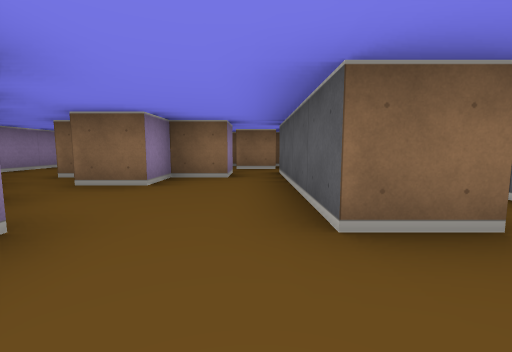
[1] (above)

16 first-person views from a walk through a cub3D maze. The camera is about half as high as the walls, tilts 6° down and sees 90° across. The floor is counted in squares. Each view is taken from the middle of a square. On the plan, view 1 faces up. The plan holds only what a view shows up to about 9 squares ahead; the rest is blank.

[2]
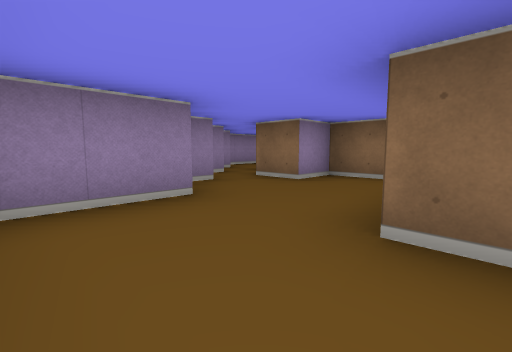

[3]
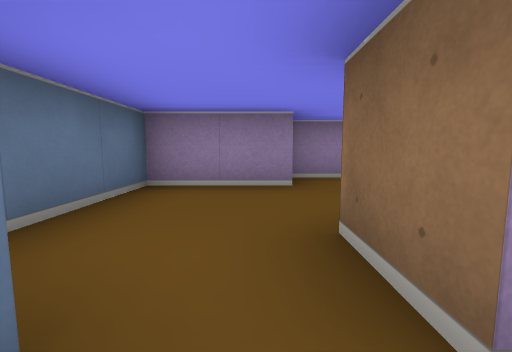

[4]
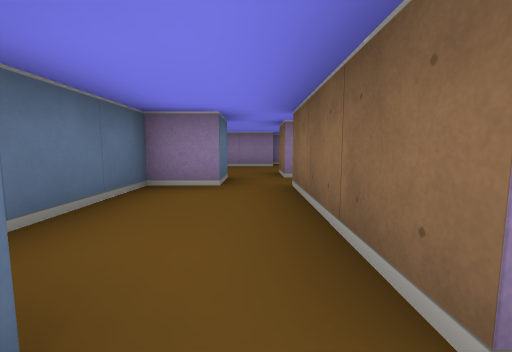

[5]
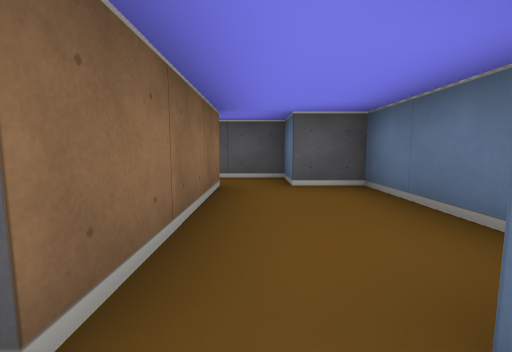

[6]
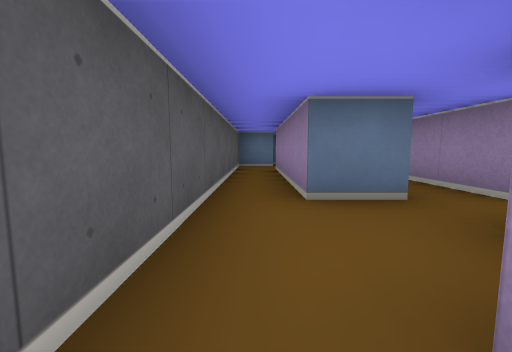

[7]
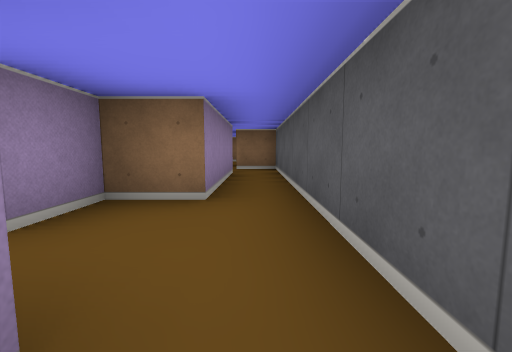

[8]
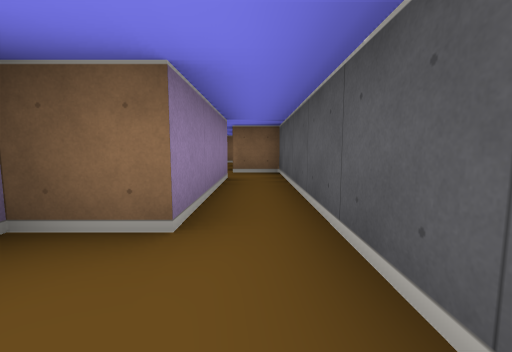

[9]
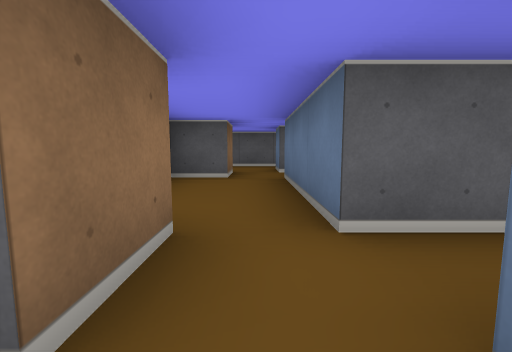

[10]
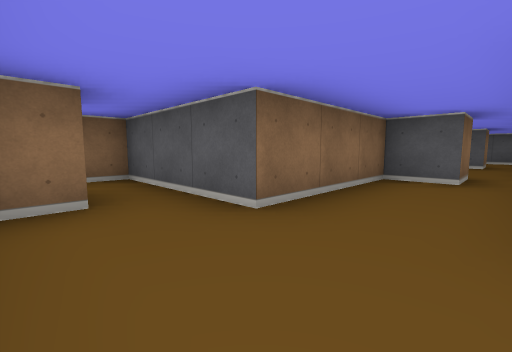

[11]
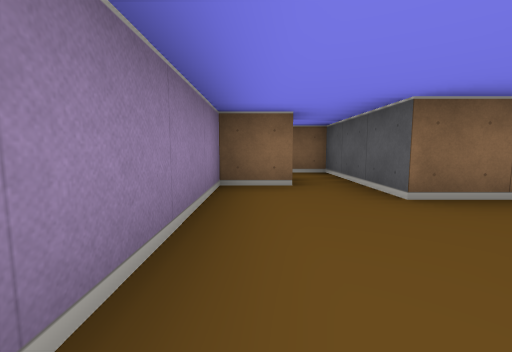

[12]
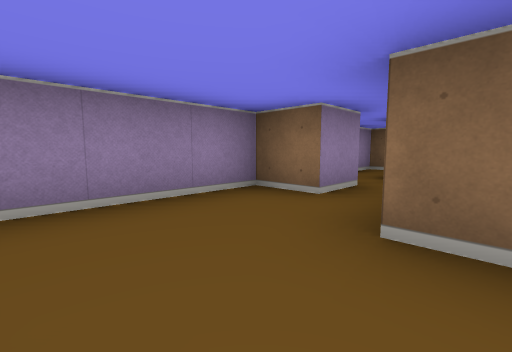

[13]
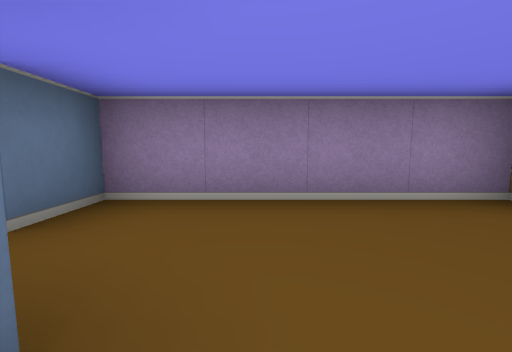

[14]
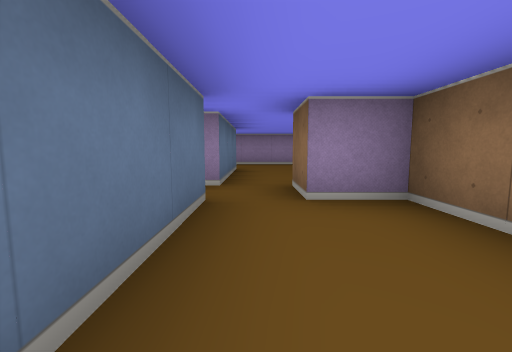

[15]
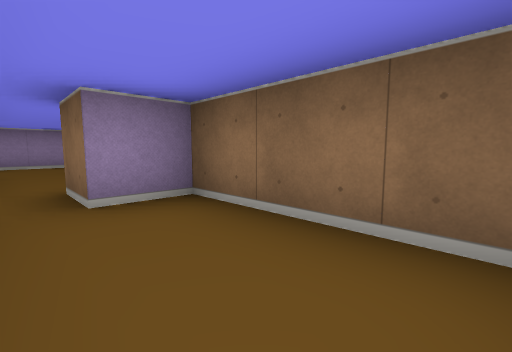

[16]
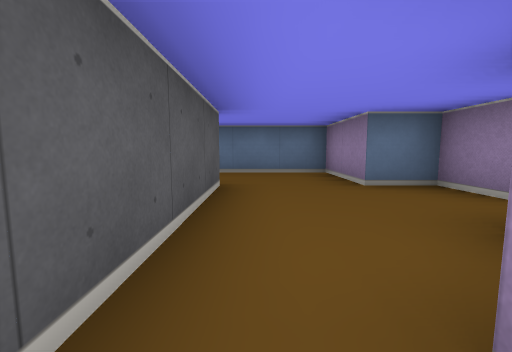

### Floor plan
Points are (right, up) in squares from view 1. A wall is a line through its corners. A room is listed if a view was taken in it or the views show most of it. See-through windows are left out.
Room 1 (views 1, 2, 16)
walls: (0.5, 1.5) (0.5, 5.5); (-2.5, 2.6) (-2.5, 1.5) (-1.5, 1.5) (-1.5, -0.5) (0.9, -0.5); (-0.5, 5.5) (-0.5, 4.5) (-1.5, 4.5) (-1.5, 3.5) (-2.5, 3.5)
ways out: opening at (1, 1) to room 2; opening at (-4, 4) to room 6; opening at (0, 6) to room 7
Room 2 (views 3, 5)
walls: (1.6, 1.5) (0.5, 1.5); (2.5, 1.5) (2.5, 2.5); (1.5, 0.5) (2.5, 0.5)
ways out: opening at (1, 1) to room 1; opening at (3, 1) to room 3
Room 3 (view 4)
walls: (2.5, 0.5) (2.5, -0.5) (5.5, -0.5) (5.5, 0.5) (6.5, 0.5) (6.5, 1.5); (5.5, 1.5) (2.5, 1.5)
ways out: opening at (3, 1) to room 2; opening at (6, 2) to room 5
Room 4 (view 6)
walls: (5.5, 10.5) (5.5, 7.5); (6.5, 7.5) (6.5, 11.5) (5.5, 11.5)
ways out: opening at (6, 8) to room 5
Room 5 (views 7, 8)
walls: (4.4, 5.5) (5.5, 5.5) (5.5, 1.5); (5.5, 7.5) (4.5, 7.5) (4.5, 6.5); (6.5, 1.5) (6.5, 7.5)
ways out: opening at (6, 2) to room 3; opening at (6, 8) to room 4; opening at (5, 6) to room 8
Room 6 (views 9, 10, 11, 12, 13)
walls: (-3.5, 5.5) (-0.5, 5.5); (-4.5, 9.6) (-4.5, 8.5) (-5.5, 8.5) (-5.5, 4.5) (-4.5, 4.5); (-0.5, 6.5) (-0.5, 7.5) (-3.5, 7.5) (-3.5, 10.5) (-4.2, 10.5)
ways out: opening at (-4, 4) to room 1; opening at (0, 6) to room 7; opening at (-5, 12)
Room 7 (views 14, 15)
walls: (0.5, 5.5) (3.5, 5.5); (3.5, 6.5) (3.5, 7.5); (3.1, 7.5) (0.5, 7.5) (0.5, 6.5) (-0.5, 6.5)
ways out: opening at (0, 6) to room 1; opening at (0, 6) to room 6; opening at (4, 6) to room 8
Room 8 (no view inside)
walls: (3.5, 5.5) (3.5, 3.8); (4.5, 6.5) (3.5, 6.5)
ways out: opening at (5, 6) to room 5; opening at (4, 6) to room 7

Positions as (right, up) in squares from view 1, and headings:
1: (0, 0), facing up
2: (1, 0), facing up-left
3: (2, 1), facing left
4: (6, 1), facing left
5: (2, 1), facing right
6: (6, 8), facing down
7: (6, 5), facing up
8: (6, 6), facing up
9: (-1, 6), facing right
10: (-5, 6), facing up-right
11: (-5, 5), facing up
12: (-3, 6), facing up-left
13: (-3, 6), facing left
14: (3, 6), facing left
15: (3, 6), facing up-left
16: (0, 5), facing down
